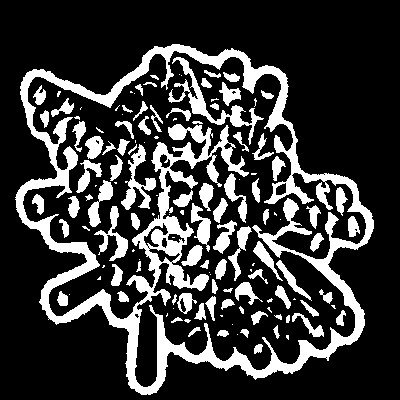
//> input picture bg2.jpg, 400 x 400 px
$ ./watershed bg2.jpg   (built with g++ and OpenCV 4)
//> lines starting //> are read from the running program, lines starting //| are printed output that depends on the picture; after the words box and inside, x2 and y2 are one past the last pixel; in counts of white or black regions, pixels touching at a corner belong together
### sobel.cpp
#include "opencv2/highgui/highgui.hpp"
#include "opencv2/imgproc/imgproc.hpp"
#include "opencv2/core/core.hpp"
#include <iostream>
#include <stdio.h>

using namespace cv;
using namespace std;


// [7 lines left out: function is_valid, not called in this run]

int calc_radius(Mat dst, vector<Vec3b> colors){

	Mat frame_thresh;
    vector<Point>area;

    for(int i = 0; i<colors.size(); i++){

        inRange(dst, colors[i], colors[i], frame_thresh);

        vector<vector<Point> > contours2;
        findContours(frame_thresh, contours2, CV_RETR_EXTERNAL, CV_CHAIN_APPROX_SIMPLE);
       // cout<<contours2.size()<<endl;

        for(int j=0; j<contours2.size(); j++){
        	if(contourArea(contours2[j])>150){
	        	Rect r = boundingRect(Mat(contours2[j]));
	        	int w = r.br().x - r.tl().x;
	        	int h = r.br().y - r.tl().y;
	        	float ratio = ((float)w)/h;
	        	bool a1 = ratio > 0.7;
	        	bool a2 = ratio < 1.3;

	        	if(a1 && a2){

	        		int ar = (int)(contourArea(contours2[j]));
	        		ar = (ar/100+1)*100;
	                    //cout<<ar<<endl;
	        		int flag = 0;
	            	for(int i=0;i<area.size();i++){
	            		if(area[i].x == ar){
	            			area[i].y++;
	            			flag = 1;
	            			break;
	            		}
	            	}
	            	if(!flag){
	            		area.push_back(Point(ar, 1));
	            	}

	        	}
	        }
        }

    }

    int max_ar = 0;
    int ind = 0;
    for(int i=0;i<area.size();i++){
       // cout<<area[i].x<<" "<<area[i].y<<endl;
        if(area[i].y>=max_ar){
            max_ar = area[i].y;
            ind = i;
        }
    }

    //cout<<"the radius is "<<area[ind].x<<endl;

    return area[ind].x;
}


// [212 lines left out: functions apply_sobel, conv_to_laplace, not called in this run]

### bg_subtract.cpp
#include "opencv2/highgui/highgui.hpp"
#include "opencv2/imgproc/imgproc.hpp"
#include "opencv2/core/core.hpp"
#include <cstdio>
#include <iostream>
#include <set>

using namespace cv;
using namespace std;

void bg(Mat& img, Mat src, vector<Point >& mainc)
{
	int max=0,pos=0;
	img=src.clone();
	//Mat img=imread("bg2.jpg",0);
	//Mat src=imread("test5.jpg",1);
	Mat dst(img.rows,img.cols,CV_8UC1,Scalar(0));
	//namedWindow("erode", WINDOW_AUTOSIZE);
	//createTrackbar("h", "erode", &e, 7);
	Mat imgLaplacian, sharp1, imgResult;
    Mat kernel = (Mat_<float>(3,3) <<
            1,  1, 1,
            1, -8, 1,
            1,  1, 1);

    filter2D(src, imgLaplacian, CV_32F, kernel);
    src.convertTo(sharp1, CV_32F);
    imgResult = sharp1 - imgLaplacian;
    // convert back to 8bits gray scale
    imgResult.convertTo(imgResult, CV_8UC3);
    imgLaplacian.convertTo(imgLaplacian, CV_8UC3);

	int alpha = 2 , beta = 155 , s = 1 , s1 = 18 , c=7;
	Mat bw,bw1,bw2;
    Mat src_copy = src.clone();
    cvtColor(src, bw1, CV_BGR2GRAY);

    medianBlur(bw1,bw1,3);
    bilateralFilter(bw1, bw, 2*alpha + 1, beta, 50 );

    adaptiveThreshold(bw,  bw2, 255, ADAPTIVE_THRESH_GAUSSIAN_C, CV_THRESH_BINARY_INV, 2*s1 + 1, c);
			Mat img1;
			Mat element = getStructuringElement( MORPH_ELLIPSE,Size( 3,3 ),Point( 1,1 ) );
			dilate(bw2,bw2,element);
			dilate(bw2,bw2,element);
			dilate(bw2,bw2,element);
			dilate(bw2,img1,element);
			//erode( bw2, bw2, element );
			//erode( bw2, img1, element );
			//imshow("r",img1);
			vector<vector<Point> > contours;
			vector<Vec4i> hierarchy;
    		findContours(img1, contours,hierarchy, CV_RETR_CCOMP, CV_CHAIN_APPROX_SIMPLE);
    		for(int j=0;j<contours.size();j++)
    		{
    			if(contourArea(contours[j])>max )
    			{
    				max=contourArea(contours[j]);
    				pos=j;
    			}
    		}
    		cout<<contourArea(contours[hierarchy[pos][2]])<<" "<<max<<endl;
    		drawContours(dst, contours, pos,Scalar(255), -1);
    		mainc=contours[pos];
    		erode( dst, dst, element );
    		erode( dst, dst, element );
    		erode( dst, dst, element );
    		erode( dst, dst, element );
    		erode( dst, dst, element );
    		erode( dst, dst, element );
    		erode( dst, dst, element );
    		erode( dst, dst, element );
    		//drawContours(dst, contours, -1,Scalar(255), 1);
    		//imshow("yo",dst);
    		for(int i=0;i<img.rows;i++)
    			for(int j=0;j<img.cols;j++)
    			{
    				if(dst.at<uchar>(i,j)==0)
    				{
    					img.at<Vec3b>(i,j)={220,220,220};
    				}
    			}
			imshow("win",img);
			imwrite("bgsub.jpg",img);
			waitKey(0);
}

### Transform.cpp
#include "opencv2/highgui/highgui.hpp"
#include "opencv2/imgproc/imgproc.hpp"
#include "opencv2/core/core.hpp"
#include <cstdio>
#include <iostream>
#include <stdlib.h>
#include <stdio.h>

using namespace cv;
using namespace std;

static const int DIST_SHIFT = 16;
static const int INIT_DIST0 = (INT_MAX >> 2);
#define  CV_FLT_TO_FIX(x,n)  cvRound((x)*(1<<(n)))
#define GRADIENT(x,y)  abs((x - y)*(1<<12))
namespace trans
{
static void
initTopBottom( Mat& temp, int border )
{
    Size size = temp.size();
    for( int i = 0; i < border; i++ )
    {
        int* ttop = temp.ptr<int>(i);
        int* tbottom = temp.ptr<int>(size.height - i - 1);

        for( int j = 0; j < size.width; j++ )
        {
            ttop[j] = INIT_DIST0;
            tbottom[j] = INIT_DIST0;
        }
    }
}

// [74 lines left out: function distanceTransform_3x3, not called in this run]

static void distanceTransform_5x5( const Mat& _src, const Mat& _gray, Mat& _temp, Mat& _tempg, Mat& _dist, const float* metrics, int alpha)
{
    const int BORDER = 2;
    int i, j;
    const int HV_DIST = CV_FLT_TO_FIX( metrics[0], DIST_SHIFT );
    const int DIAG_DIST = CV_FLT_TO_FIX( metrics[1], DIST_SHIFT );
    const int LONG_DIST = CV_FLT_TO_FIX( metrics[2], DIST_SHIFT );
    const float scale = 1.f/(1 << DIST_SHIFT);

    const uchar* src = _src.ptr();
    const uchar* gray = _gray.ptr();
    int* temp = _temp.ptr<int>();
    int* tempg = _tempg.ptr<int>();
    float* dist = _dist.ptr<float>();
    int srcstep = (int)(_src.step/sizeof(src[0]));
    int graystep = (int)(_gray.step/sizeof(gray[0]));
    int step = (int)(_temp.step/sizeof(temp[0]));
    int stepg = (int)(_tempg.step/sizeof(tempg[0]));
    int dststep = (int)(_dist.step/sizeof(dist[0]));
    Size size = _src.size();


    initTopBottom( _temp, BORDER );
    int a = 0;
    int c = 0;
    // forward pass

    for( i = 0; i < size.height; i++ )
    {
        const uchar* s = src + i*srcstep;
        const uchar* g = gray + i*graystep;
        int* tmp = (int*)(temp + (i+BORDER)*step) + BORDER;
        int* tmpg = (int*)(tempg + (i+BORDER)*stepg) + BORDER;
        tmpg[0] = 1;
        for( j = 0; j < BORDER; j++)
        {
            tmp[-j-1] = tmp[size.width + j] = INIT_DIST0;

            tmpg[-j-1] = tmpg[size.width + j] = 0;

        }


        for( j = 0; j < size.width; j++ )
        {
            if( !s[j] )
            {
                tmp[j] = 0;
                tmpg[j] = 0;
            }
            else
            {
                a = -step*2-1;
                int t0 = tmp[j-step*2-1] + LONG_DIST ;
                int t = tmp[j-step*2+1] + LONG_DIST ;
                if( t0 > t ){t0 = t; a = -graystep*2+1;c = -stepg*2+1;}
                t = tmp[j-step-2] + LONG_DIST ;
                if( t0 > t ){ t0 = t ; a = -graystep -2;c = -stepg*-2;}
                t = tmp[j-step-1] + DIAG_DIST ;
                if( t0 > t ){t0 = t; a = -graystep -1;c = -stepg-1;}
                t = tmp[j-step] + HV_DIST;
                if( t0 > t ){ t0 = t ; a = -graystep;c = -stepg;}
                t = tmp[j-step+1] + DIAG_DIST;
                if( t0 > t ){ t0 = t; a = -graystep+1;c = -stepg+1;}
                t = tmp[j-step+2] + LONG_DIST;
                if( t0 > t ){ t0 = t; a = -graystep+2;c = -stepg+2;}
                t = tmp[j-1] + HV_DIST;
                if( t0 > t ){t0 = t; a = -1;c = -1;}
                tmp[j] = t0;//temp[j+a] + alpha*GRADIENT(g[j] , g[j + a]);
                tmpg[j] = tmpg[j+c] + GRADIENT(g[j] , g[j + a]);
            }
        }
    }
    int b = a;
    // backward pass
    for( i = size.height - 1; i >= 0; i-- )
    {
        float* d = (float*)(dist + i*dststep);
        int* tmp = (int*)(temp + (i+BORDER)*step) + BORDER;
        int* tmpg = (int*)(tempg + (i+BORDER)*stepg) + BORDER;
        const uchar* g = gray + i*graystep;
        for( j = size.width - 1; j >= 0; j-- )
        {
            int t0 = tmp[j];

            if( t0 > HV_DIST )
            {
                int t = tmp[j+step*2+1] + LONG_DIST;

                if( t0 > t ){t0 = t; a = graystep*2 + 1;c = stepg*2 + 1;}
                t = tmp[j+step*2-1] + LONG_DIST ;
                if( t0 > t ){t0 = t;a = graystep*2 -1;c = stepg*2 - 1;}
                t = tmp[j+step+2] + LONG_DIST ;
                if( t0 > t ){ t0 = t; a = graystep + 2;c = stepg + 2;}
                t = tmp[j+step+1] + DIAG_DIST;
                if( t0 > t ) {t0 = t; a = graystep + 1;c = stepg + 1;}
                t = tmp[j+step] + HV_DIST ;
                if( t0 > t ){ t0 = t; a = graystep;c = stepg;}
                t = tmp[j+step-1] + DIAG_DIST;
                if( t0 > t ){ t0 = t; a = graystep -1;c = stepg - 1;}
                t = tmp[j+step-2] + LONG_DIST ;
                if( t0 > t ) {t0 = t; a = graystep-2;c = stepg - 2;}
                t = tmp[j+1] + HV_DIST ;
                if( t0 > t ){ t0 = t; a = 1; c = 1;}
                tmp[j] = t0;//temp[j+a]+ alpha*GRADIENT(g[j] , g[j+a]);
                if(b != a);
                    tmpg[j] = tmpg[j+c] + GRADIENT(g[j] , g[j + a]);

            }
            if (tmpg[j]*scale > 255)
            {
                //d[j] = (float)((t0 * scale + 255));
            }
            else
            {
                d[j] = (float)((t0 + alpha*tmpg[j])* scale);
            }

        }
    }
}


static void getDistanceTransformMask( int maskType, float *metrics )
{
    CV_Assert( metrics != 0 );

    switch (maskType)
    {
    case 30:
        metrics[0] = 1.0f;
        metrics[1] = 1.0f;
        break;

    case 31:
        metrics[0] = 1.0f;
        metrics[1] = 2.0f;
        break;

    case 32:
        metrics[0] = 0.955f;
        metrics[1] = 1.3693f;
        break;

    case 50:
        metrics[0] = 1.0f;
        metrics[1] = 1.0f;
        metrics[2] = 2.0f;
        break;

    case 51:
        metrics[0] = 1.0f;
        metrics[1] = 2.0f;
        metrics[2] = 3.0f;
        break;

    case 52:
        metrics[0] = 1.0f;
        metrics[1] = 1.4f;
        metrics[2] = 2.1969f;
        break;
    default:
        CV_Error(CV_StsBadArg, "Unknown metric type");
    }
}


void distanceTransform( InputArray _src, InputArray _gray, OutputArray _dst,
                            int distType, int maskSize , int alpha)
{

    Mat gray = _gray.getMat();
    Mat src = _src.getMat(), labels;

    CV_Assert( src.type() == CV_8UC1);

    _dst.create( src.size(), CV_32F);
    Mat dst = _dst.getMat();

    float _mask[5] = {0};
    if( maskSize != CV_DIST_MASK_3 && maskSize != CV_DIST_MASK_5 && maskSize != CV_DIST_MASK_PRECISE )
        CV_Error( CV_StsBadSize, "Mask size should be 3 or 5 or 0 (precise)" );

    CV_Assert( distType == CV_DIST_C || distType == CV_DIST_L1 || distType == CV_DIST_L2 );

    getDistanceTransformMask( (distType == CV_DIST_C ? 0 :
        distType == CV_DIST_L1 ? 1 : 2) + maskSize*10, _mask );

    Size size = src.size();

    int border = maskSize == CV_DIST_MASK_3 ? 1 : 2;
    Mat temp( size.height + border*2, size.width + border*2, CV_32SC1 );
    Mat tempg( size.height + border*2, size.width + border*2, CV_32SC1 );
    if( maskSize == CV_DIST_MASK_3 )
    {
        distanceTransform_3x3(src, gray, temp, dst, _mask, alpha);
    }
    else
    {
        distanceTransform_5x5(src, gray, temp,tempg, dst, _mask,alpha);
    }

}


}
// int main()
// {
//     return 0;
// }

### watershed.cpp
#include "opencv2/highgui/highgui.hpp"
#include "opencv2/imgproc/imgproc.hpp"
#include "opencv2/core/core.hpp"
#include <cstdio>
#include <iostream>
#include <set>
#include <time.h>
#include "Transform.cpp"
#include "bg_subtract.cpp"
#include "sobel.cpp"
#include "cluster.cpp"
#define SD_X 6
#define SD_Y 6
#define AREA 0..08

using namespace cv;
using namespace std;

int alpha = 2 , beta = 155 , c = 7 , s = 1 , s1 = 18, cou=0,cc=0,finalcount=0;
vector<Mat> segm;
vector<Mat> segm2;
vector<Point > segp, mainc;
vector<vector<Point> > seg_contour;
Mat src,finalimg,ptr;
Mat temp, t, imgg, imgg1;
Mat final_result;

void sharp_image(Mat img, Mat& output)
{
    // do the laplacianfiltering as it is
    // well we need to convert everything in something more deeper then CV_8U
    // because the kernel hsas some negative values,
    // and we can expect in general to have a Laplacian image with negative values
    // BUT a 8bits unsigned int (the one we are working with) can contain values from 0 to 255
    // so the possible negative number will be truncated

    Mat imgLaplacian, sharp1, imgResult;
    Mat kernel = (Mat_<float>(3,3) <<
            1,  1, 1,
            1, -8, 1,
            1,  1, 1);

    filter2D(img, imgLaplacian, CV_32F, kernel);
    img.convertTo(sharp1, CV_32F);
    imgResult = sharp1 - imgLaplacian;
    // convert back to 8bits gray scale
    imgResult.convertTo(imgResult, CV_8UC3);
    imgLaplacian.convertTo(imgLaplacian, CV_8UC3);

    output = imgResult; // copy back

}
// [12 lines left out: function border, not called in this run]

void get_markers(Mat img, Mat& output, int s1, int c, int alpha, int beta, int s, int& size, int flag)
{
    Mat bw,bw1,bw2;
    Mat src_copy = img.clone();
    cvtColor(img, bw1, CV_BGR2GRAY);

    medianBlur(bw1,bw1,3);
    //imshow("q" , bw1);
    imwrite("bn1.jpg",bw1);
    bilateralFilter(bw1, bw, 2*alpha + 1, beta, 50 );

    //imshow("Binary Image1", bw)
    imwrite("a.jpg" , bw);
    // threshold(bw, bw2, 40, 255, CV_THRESH_BINARY_INV| CV_THRESH_OTSU);
    adaptiveThreshold(bw, bw2, 255, ADAPTIVE_THRESH_GAUSSIAN_C, CV_THRESH_BINARY_INV, 2*s1 + 1, c);
    ////imshow("Binary Image", bw2);
    imwrite("a1.jpg" , bw2);

    // Perform the distance transform algorithm
    Mat dist(img.rows, img.cols, CV_16UC1,Scalar(0));
    //distanceTransform(bw2,dist, CV_DIST_L2, 5);
    trans::distanceTransform(bw2,bw1,dist, CV_DIST_L2, 5,s);
    // Normalize the distance image for range = {0.0, 1.0}
    //so we can visualize and threshold it
    normalize(dist, dist, 0, 1., NORM_MINMAX);
   // imshow("Distance Transform Image", dist);
    dist.convertTo(dist, CV_32F);

    imwrite("Distancet.jpg", dist);
    // Threshold to obtain the peaks
    //This will be the markers for the foreground objects
    threshold(dist, dist, .4, 1., CV_THRESH_BINARY);
    // Dilate a bit the dist image
    Mat kernel1 = Mat::ones(3, 3, CV_8UC1);
    if(flag)
        dilate(dist, dist, kernel1);
    //imshow("Peaks", dist);
    imwrite("Peaks.jpg", dist);

    Mat dist_8u, wt;
    dist.convertTo(dist_8u, CV_8U);
    dist.convertTo(wt, CV_8U,255);
    imwrite("Distancet.jpg",wt);
    // Find total markers
    vector<vector<Point> > contours;
    findContours(dist_8u, contours, CV_RETR_EXTERNAL, CV_CHAIN_APPROX_SIMPLE);
    // Create the marker image for the watershed algorithm
    Mat markers = Mat::zeros(dist.size(), CV_32SC1);
    //Draw the foreground markers
    for (size_t i = 0; i < contours.size(); i++)
    {
       //if (contourArea(contours[i]) > (img.rows*img.cols/8000))
        {
            drawContours(markers, contours, static_cast<int>(i), Scalar::all(static_cast<int>(i)+1), -1);
            drawContours(src_copy, contours, static_cast<int>(i), Scalar(0,0,255), -1);

        }
    }
    imwrite("markers.jpg", src_copy);
    circle(markers, Point(5,5), 3, CV_RGB(255,255,255), -1);
    output = markers;
    size = contours.size();
    //Draw the background marker

    //imshow("Marker", src_copy);


}

void _watershed(Mat src, Mat markers, Mat& output, int size, set<int>& index_arr, vector<Vec3b> colors)
{
    watershed(src, markers);
    Mat mark = Mat::zeros(markers.size(), CV_8UC1);
    markers.convertTo(mark, CV_8UC1);
    bitwise_not(mark, mark);


    // Create the result image
    Mat dst = Mat::zeros(markers.size(), CV_8UC3);


    // Fill labeled objects with random colors
    for (int i = 0; i < markers.rows; i++)
    {
        for (int j = 0; j < markers.cols; j++)
        {
            int index = markers.at<int>(i,j);
            if (index > 0 && index <= static_cast<int>(size))
            {
                dst.at<Vec3b>(i,j) = colors[index-1];
                index_arr.insert(index-1);

            }

            else
                dst.at<Vec3b>(i,j) = Vec3b(0,0,0);
        }
    }
    // Visualize the final image
    output = dst;
    //imshow("Final Result", dst);
    imwrite("final.jpg", dst);
    //waitKey(0);

}

// [411 lines left out: functions get_small_segments, process_small, not called in this run]


int main(int, char** argv)
{
    // Load the image
    Mat temp1 = imread(argv[1]);
//> temp1 is the input picture: 400 rows x 400 cols, CV_8UC3; min 0, max 255, mean 57

    Mat extra1(400, 300, CV_8UC3, Scalar(0,0,0));
    temp=extra1.clone();
     resize(temp1, temp, Size(temp.rows, temp.cols));
    imwrite("test51.jpg",temp);
    cvtColor(temp, t, CV_BGR2GRAY);
    Mat extra(temp.rows,temp.cols,CV_8UC1,Scalar(0)) ;
    final_result=extra.clone();
    src = temp.clone();
    ptr = temp.clone();
    finalimg=temp.clone();
    imgg1 = temp.clone();

    if (!temp.data)
        return -1;

    Mat yohoo;

    //imshow("Black Background Image", src);

        bg(yohoo,temp,mainc);
//> in bg, `dilate(bw2,img1,element);`:
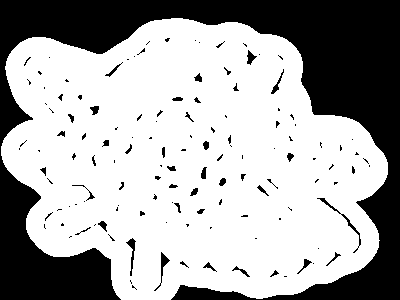
//> img1: 300 rows x 400 cols, CV_8UC1; 66.6% white; 132 black regions (91 under 20 px)
//> in bg, `findContours(img1, contours,hierarchy, CV_RETR_CCOMP, CV_CHAIN_APPROX_..`: contours = 193 contours, 133 with area under 20; largest, box (x1, y1, x2, y2) and area: (1, 18, 388, 300) 81695, (125, 237, 137, 277) 156, (160, 251, 171, 284) 134, (340, 213, 362, 247) 118, (270, 68, 285, 95) 98
//> the loop in bg, `for(int j=0;j<contours.size();j++)` made 193 passes
//> max on pass 1: 81695
//> after the loop in bg, `for(int j=0;j<contours.size();j++)`: max = 81695; pos = 0
//| 2 81695
//> in bg, `mainc=contours[pos];`: mainc = contour of 514 points, box (x1, y1, x2, y2) (1, 18, 388, 300), area 81695
//> after the loop in bg, `for(int i=0;i<img.rows;i++)`:
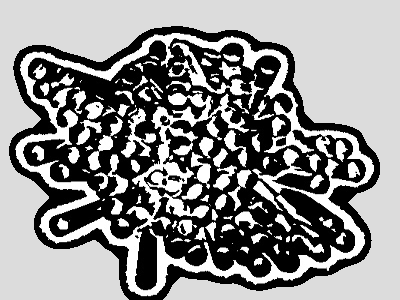
//> img: 300 rows x 400 cols, CV_8UC3; min 0, max 255, mean 141.9

sharp_image(yohoo , src);
   // sharp_image(temp , src);
    imwrite("sharp.jpg", src);
    //imshow("a" , src);
    //waitKey(0);
    //Create binary image from source image
    vector<vector<Point> > contours;
    Mat src_copy = temp.clone();

    set<int> index_arr;
    Mat markers;
    int size;
    Mat dst;
    get_markers(src, markers, s1, c, alpha, beta, s, size, 1);
//> in distanceTransform_5x5, `const int HV_DIST = CV_FLT_TO_FIX( metrics[0], DIST_SHIFT );`: HV_DIST = 65536
//> in distanceTransform_5x5, `const int DIAG_DIST = CV_FLT_TO_FIX( metrics[1], DIST_SHIFT );`: DIAG_DIST = 91750
//> in distanceTransform_5x5, `const int LONG_DIST = CV_FLT_TO_FIX( metrics[2], DIST_SHIFT );`: LONG_DIST = 143976
//> in distanceTransform_5x5, `int srcstep = (int)(_src.step/sizeof(src[0]));`: srcstep = 400
//> after the loop in initTopBottom, `for( int i = 0; i < border; i++ )`:
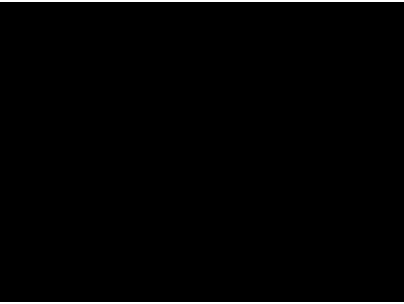
//> temp: 304 rows x 404 cols, CV_32SC1; values 0 (black) and 536870911 (white), 1.3% white; 2 white regions, box (x1, y1, x2, y2) and area: (0, 0, 404, 2) 808, (0, 302, 404, 304) 808
//> the loop in distanceTransform_5x5, `for( i = 0; i < size.height; i++ )` made 300 passes
//> (a, c) on passes 1 to 3: (0, 0), (0, 0), (0, 0)
//> after the loop in distanceTransform_5x5, `for( i = 0; i < size.height; i++ )`:
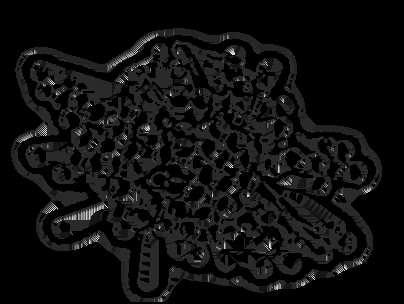
//> _tempg: 304 rows x 404 cols, CV_32SC1; min 0, max 6275072, mean 375165.4; drawn with min black and max white
//> after the loop in distanceTransform_5x5, `for( i = 0; i < size.height; i++ )`: a = -398; c = -402
//> in distanceTransform_5x5, `int b = a;`: b = -398
//> the loop in distanceTransform_5x5, `for( i = size.height - 1; i >= 0; i-- )` made 300 passes
//> (a, c) on passes 1 to 3: (1, 1), (399, 403), (399, 403)
//> after the loop in distanceTransform_5x5, `for( i = size.height - 1; i >= 0; i-- )`:
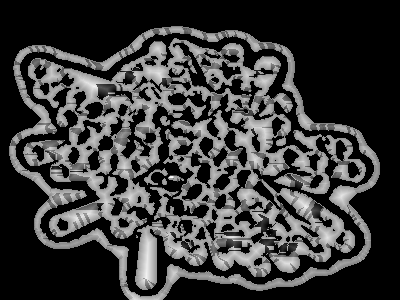
//> _dist: 300 rows x 400 cols, CV_32FC1; min 0, max 28.44, mean 6.5; drawn with min black and max white
//> after the loop in distanceTransform_5x5, `for( i = size.height - 1; i >= 0; i-- )`: a = 801; c = 809
//> in get_markers, `dilate(dist, dist, kernel1);`:
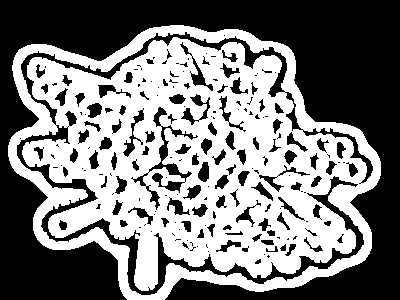
//> dist: 300 rows x 400 cols, CV_32FC1; values 0 (black) and 1 (white), 48.4% white; 1 white region, box (x1, y1, x2, y2) and area: (8, 25, 381, 300) 58125
//> in get_markers, `findContours(dist_8u, contours, CV_RETR_EXTERNAL, CV_CHAIN_APPROX_SIMP..`: contours = 1 contour; box (x1, y1, x2, y2) and area: (8, 25, 381, 300) 74626
//> the loop in get_markers, `for (size_t i = 0; i < contours.size(); i++)` made 1 pass
//> in get_markers, `circle(markers, Point(5,5), 3, CV_RGB(255,255,255), -1);`:
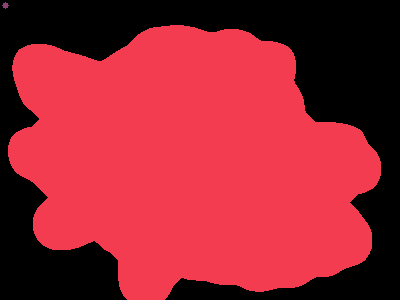
//> markers: 300 rows x 400 cols, CV_32SC1; 3 distinct labels, from 0 to 255; one colour per label, 0 black
//> in get_markers, `size = contours.size();`: size = 1
//> size = 1

    vector<Vec3b> colors;
    for (size_t i = 0; i < size; i++)
    {
        int b = 13 + 4*i;// theRNG().uniform(0, 255);
        int g =  13 + 3*i;//theRNG().uniform(0, 255);
        int r =  13 + 2*i;//theRNG().uniform(0, 255);
        colors.push_back(Vec3b((uchar)b, (uchar)g, (uchar)r));
    }
//> this loop made 1 pass

    _watershed(src, markers, dst, size, index_arr,colors);
//> after the loop in _watershed, `for (int i = 0; i < markers.rows; i++)`: index_arr = 1 item
//> index_arr = 1 item
    int app_area = calc_radius(dst, colors);
//> after the loop in calc_radius, `for(int i=0;i<area.size();i++)`: max_ar = 0
//> (the run ends here: the program crashes, at `return area[ind].x;`)
